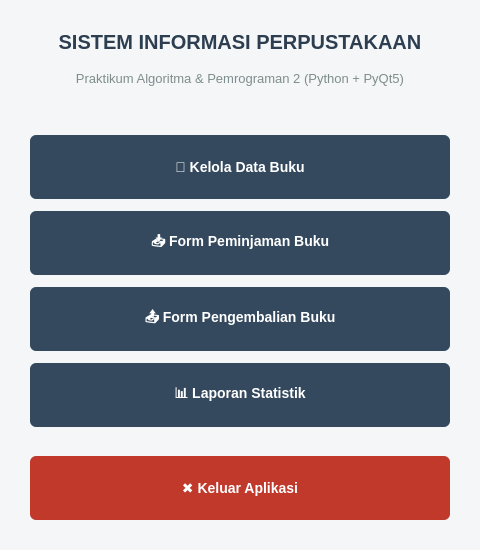
<?xml version="1.0" encoding="UTF-8"?>
<ui version="4.0">
 <class>MainWindow</class>
 <widget class="QMainWindow" name="MainWindow">
  <property name="geometry">
   <rect>
    <x>0</x>
    <y>0</y>
    <width>480</width>
    <height>550</height>
   </rect>
  </property>
  <property name="windowTitle">
   <string>Perpustakaan - Dashboard Utama</string>
  </property>
  <property name="styleSheet">
   <string>QMainWindow {
    background-color: #F4F6F7;
}
QPushButton {
    background-color: #34495E;
    color: white;
    border: none;
    border-radius: 6px;
    font-size: 14px;
    font-weight: bold;
    padding: 12px;
    min-height: 40px;
}
QPushButton:hover {
    background-color: #415B76;
}
QPushButton:pressed {
    background-color: #2C3E50;
}
QPushButton#btnKeluar {
    background-color: #C0392B;
}
QPushButton#btnKeluar:hover {
    background-color: #E74C3C;
}
QPushButton#btnKeluar:pressed {
    background-color: #D9534F;
}</string>
  </property>
  <widget class="QWidget" name="centralwidget">
   <layout class="QVBoxLayout" name="verticalLayout">
    <property name="spacing">
     <number>12</number>
    </property>
    <property name="leftMargin">
     <number>30</number>
    </property>
    <property name="topMargin">
     <number>30</number>
    </property>
    <property name="rightMargin">
     <number>30</number>
    </property>
    <property name="bottomMargin">
     <number>30</number>
    </property>
    <item>
     <widget class="QLabel" name="lblTitle">
      <property name="styleSheet">
       <string>font-size: 20px;
font-weight: bold;
color: #2C3E50;
margin-bottom: 5px;</string>
      </property>
      <property name="text">
       <string>SISTEM INFORMASI PERPUSTAKAAN</string>
      </property>
      <property name="alignment">
       <set>Qt::AlignCenter</set>
      </property>
     </widget>
    </item>
    <item>
     <widget class="QLabel" name="lblSubtitle">
      <property name="styleSheet">
       <string>font-size: 13px;
color: #7F8C8D;
margin-bottom: 20px;</string>
      </property>
      <property name="text">
       <string>Praktikum Algoritma &amp; Pemrograman 2 (Python + PyQt5)</string>
      </property>
      <property name="alignment">
       <set>Qt::AlignCenter</set>
      </property>
     </widget>
    </item>
    <item>
     <spacer name="verticalSpacer_1">
      <property name="orientation">
       <enum>Qt::Vertical</enum>
      </property>
      <property name="sizeHint" stdset="0">
       <size>
        <width>20</width>
        <height>20</height>
       </size>
      </property>
     </spacer>
    </item>
    <item>
     <widget class="QPushButton" name="btnKelolaBuku">
      <property name="text">
       <string>📖 Kelola Data Buku</string>
      </property>
     </widget>
    </item>
    <item>
     <widget class="QPushButton" name="btnPinjamBuku">
      <property name="text">
       <string>📥 Form Peminjaman Buku</string>
      </property>
     </widget>
    </item>
    <item>
     <widget class="QPushButton" name="btnKembaliBuku">
      <property name="text">
       <string>📤 Form Pengembalian Buku</string>
      </property>
     </widget>
    </item>
    <item>
     <widget class="QPushButton" name="btnLaporan">
      <property name="text">
       <string>📊 Laporan Statistik</string>
      </property>
     </widget>
    </item>
    <item>
     <spacer name="verticalSpacer_2">
      <property name="orientation">
       <enum>Qt::Vertical</enum>
      </property>
      <property name="sizeHint" stdset="0">
       <size>
        <width>20</width>
        <height>20</height>
       </size>
      </property>
     </spacer>
    </item>
    <item>
     <widget class="QPushButton" name="btnKeluar">
      <property name="text">
       <string>✖ Keluar Aplikasi</string>
      </property>
     </widget>
    </item>
   </layout>
  </widget>
 </widget>
 <resources/>
 <connections/>
</ui>
